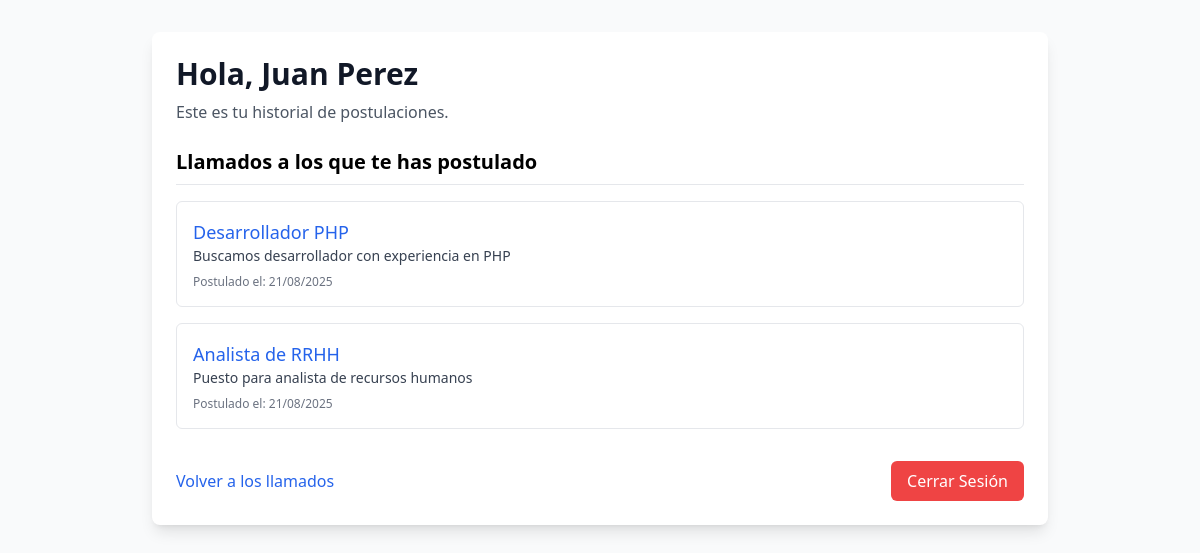
The app's page /perfil.php (signed in) with its own data.
### tables this page shows
CREATE TABLE `postulaciones` (
  `id` int(11) NOT NULL,
  `usuario_id` int(11) NOT NULL,
  `llamado_id` int(11) NOT NULL,
  `fecha_postulacion` datetime DEFAULT current_timestamp()
);

CREATE TABLE `llamados` (
  `id` int(11) NOT NULL,
  `titulo` varchar(100) NOT NULL,
  `descripcion` text DEFAULT NULL,
  `fecha` date DEFAULT NULL,
  `tipo` varchar(50) DEFAULT NULL,
  `empresa_id` int(11) NOT NULL
);

### api/modelo/Conexion.php (called while the page is built)
<?php
function connection() {
    try {
        $host = "localhost";
        $bd = "linkedin";
        $usuario = "root";
        $password = "";
        $puerto = "3306";
        $mysqli = new mysqli($host, $usuario, $password, $bd, $puerto);
        return $mysqli;
    } catch(Exception $e) {
        echo $e->getMessage();
    }
}

### api/modelo/PostulacionModel.php (called while the page is built, shortened)
<?php
require_once 'Conexion.php';
class PostulacionModel {
    private $conn;
    public function __construct() {
        $this->conn = connection();
    }
    public function obtenerPostulacionesPorUsuario($usuario_id) {
        $sql = "SELECT l.titulo, l.descripcion, p.fecha_postulacion
                FROM postulaciones p
                INNER JOIN llamados l ON p.llamado_id = l.id
                WHERE p.usuario_id = ?";
        $stmt = $this->conn->prepare($sql);
        $stmt->bind_param("i", $usuario_id);
        $stmt->execute();
        $result = $stmt->get_result();
        $postulaciones = [];
        while ($row = $result->fetch_assoc()) {
            $postulaciones[] = $row;
        }
        return $postulaciones;
    }
}
?>

### perfil.php (the view, shortened to what this page needs)
<?php
require_once 'api/modelo/PostulacionModel.php';
$postulacionModel = new PostulacionModel();
$postulaciones = $postulacionModel->obtenerPostulacionesPorUsuario($_SESSION['user_id']);
?>
<!DOCTYPE html>
<html lang="es">
<head>
    <script src="https://cdn.tailwindcss.com"></script>
</head>
<body class="bg-gray-50 p-8">
    <div class="max-w-4xl mx-auto bg-white p-6 rounded-lg shadow-lg">
        <h1 class="text-3xl font-bold text-gray-900 mb-2">Hola, <?php echo htmlspecialchars($_SESSION['user_nombre']); ?></h1>
        <p class="text-gray-600 mb-6">Este es tu historial de postulaciones.</p>
        <h2 class="text-xl font-semibold mb-4 border-b pb-2">Llamados a los que te has postulado</h2>
        <?php if (empty($postulaciones)): ?>
            <p class="text-gray-500">Aún no te has postulado a ningún llamado.</p>
        <?php else: ?>
            <ul class="space-y-4">
                <?php foreach ($postulaciones as $postulacion): ?>
                    <li class="p-4 border border-gray-200 rounded-md">
                        <h3 class="text-lg font-medium text-blue-600"><?php echo htmlspecialchars($postulacion['titulo']); ?></h3>
                        <p class="text-sm text-gray-700"><?php echo htmlspecialchars($postulacion['descripcion']); ?></p>
                        <p class="text-xs text-gray-500 mt-2">Postulado el: <?php echo date("d/m/Y", strtotime($postulacion['fecha_postulacion'])); ?></p>
                    </li>
                <?php endforeach; ?>
            </ul>
        <?php endif; ?>
        <div class="mt-8 flex justify-between items-center">
            <a href="index.php" class="text-blue-600 hover:underline">Volver a los llamados</a>
            <a href="api/routes/usuario.php?action=logout" class="bg-red-500 text-white px-4 py-2 rounded-md hover:bg-red-600">Cerrar Sesión</a>
        </div>
    </div>
</body>
</html>

### records on screen
postulaciones: llamado.titulo "Desarrollador PHP", llamado.descripcion "Buscamos desarrollador con experiencia en PHP", fecha_postulacion "21/08/2025"
postulaciones: llamado.titulo "Analista de RRHH", llamado.descripcion "Puesto para analista de recursos humanos", fecha_postulacion "21/08/2025"

### other values on screen
$_SESSION['user_nombre'] "Juan Perez"
